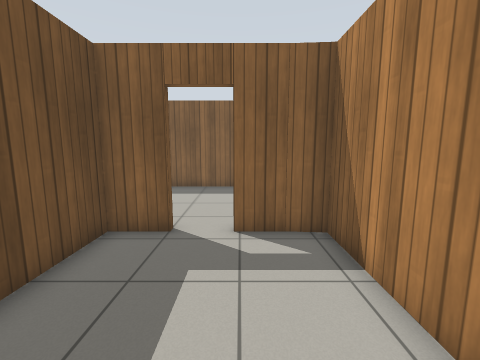
View 1 (above)

19 first-person views from a walk through a world built for the Gazebo simulator. The camera is 1.2 m above the floor, tilts 8° down and sees 90° across. The floor is counted in squares, 0.5 m on a side. Each view is taken from the middle of a square. On the plan, view 1 faces up. The plan holds only what a view shows up to about 16 squares ahead; the rest is blank. Gazebo's built-in surfaces are drawn with simple patterns.

View 2
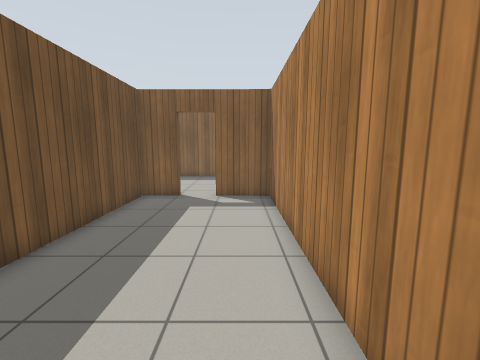

View 3
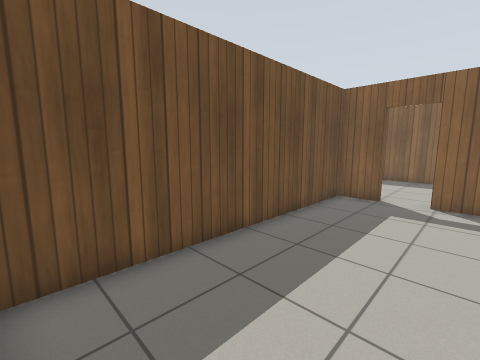

View 4
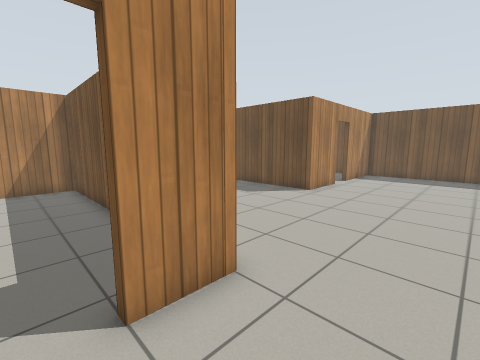

View 5
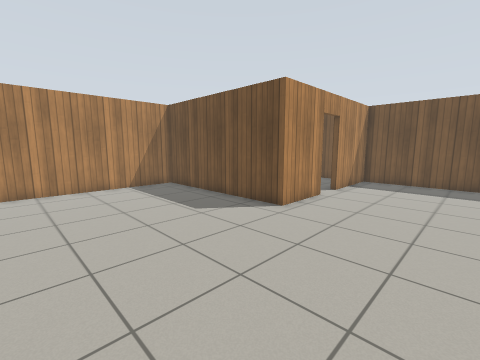

View 6
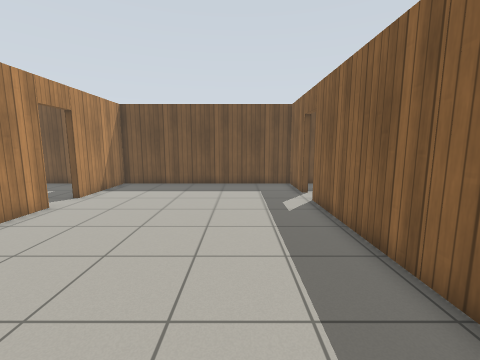

View 7
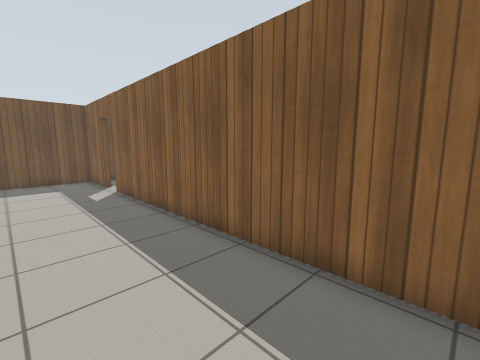

View 8
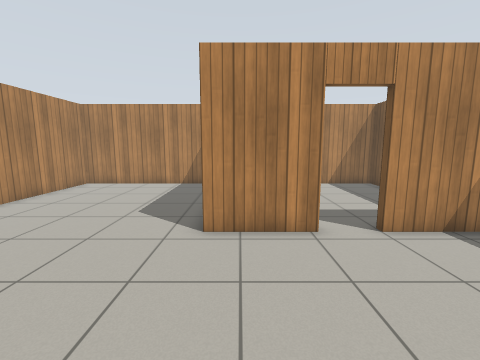

View 9
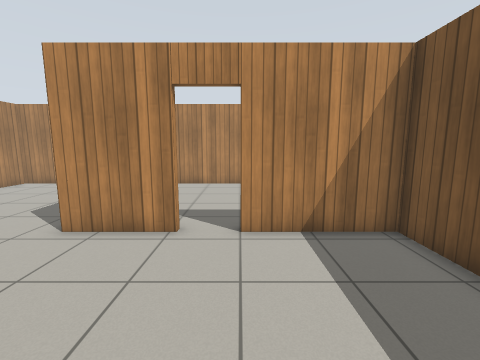

View 10
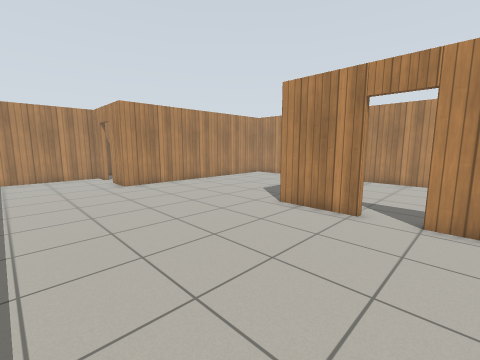

View 11
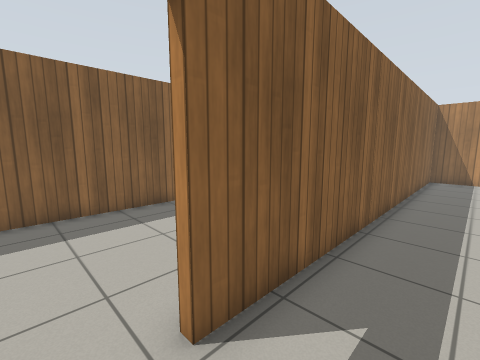

View 12
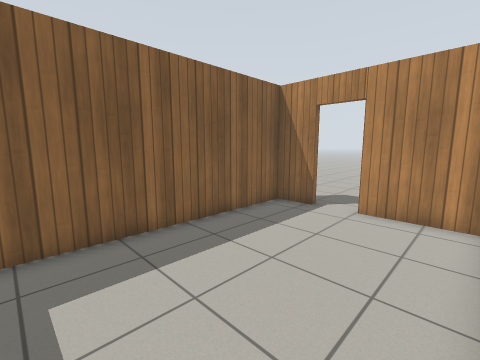

View 13
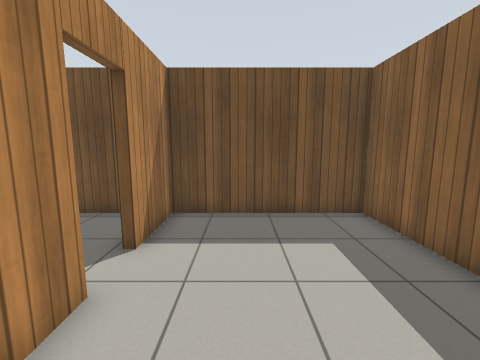

View 14
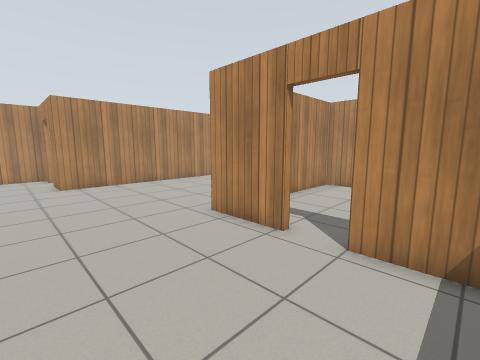

View 15
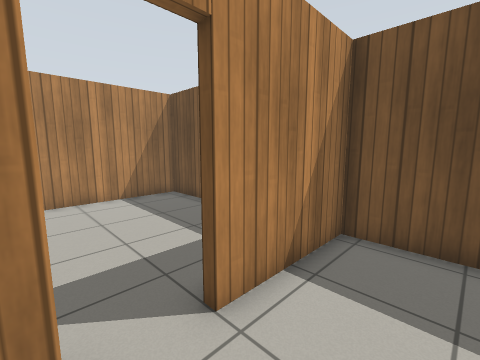

View 16
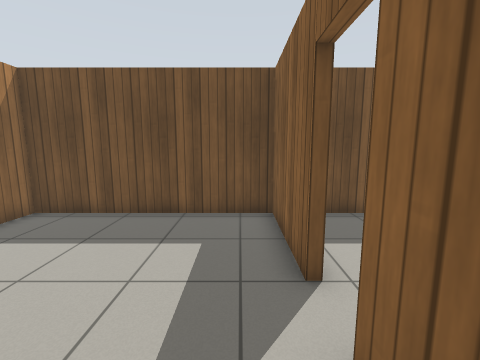

View 17
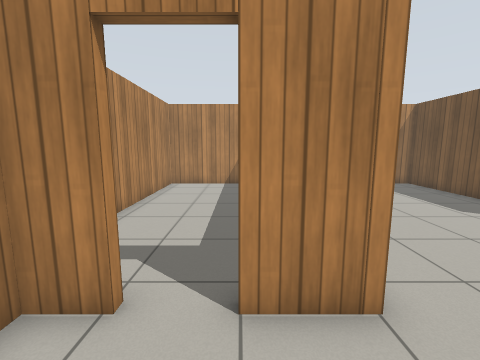

View 18
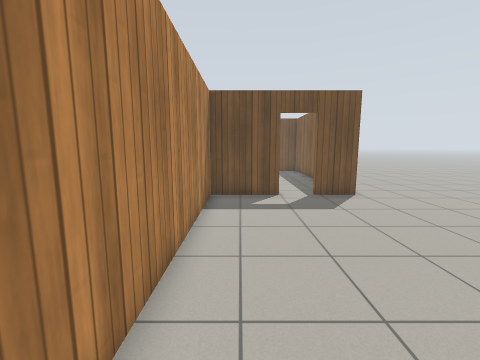

View 19
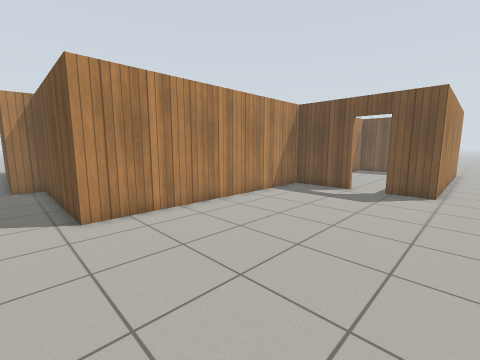

### Floor plan
Points are (right, up) in squares from view 1. A wall is a line through its corners. A room is listed if a view was taken in it or the views show most of it. See-through windows are left out.
Room 1 (views 1, 2, 3)
walls: (-1.9, 6.6) (-3.7, 6.6) (-3.7, -5.4) (2.4, -5.4) (2.4, 6.6) (-0.2, 6.6)
ways out: open door at (-1.5, 7) to room 2
Room 2 (views 4, 5, 6, 7, 8, 9, 10, 11, 14, 15, 17)
walls: (-16.2, 3.5) (-13, 3.5) (-13, -5.4) (-4.1, -5.4) (-4.1, 0.4); (-4.1, 1.9) (-4.1, 6.9) (-1.9, 6.9); (-0.3, 6.9) (1.1, 6.9) (1.1, 14.3) (-17.6, 14.3); (-19.2, 14.3) (-22.5, 14.3) (-22.5, 3.5) (-18, 3.5)
ways out: open door at (-1.5, 7) to room 1; open door at (-18.5, 14.5) to room 3; open door at (-17.5, 3) to room 4
Room 3 (views 12, 13)
walls: (-17.6, 14.6) (-16.1, 14.6); (-11, 19.7) (-11, 21.4) (-22.5, 21.4) (-22.5, 14.6) (-19.2, 14.6); (-11, 14.8) (-11, 18)
ways out: open door at (-18.5, 14.5) to room 2; open door at (-11, 18.5) to room 5
Room 4 (view 16)
walls: (-18, 3.2) (-22.5, 3.2) (-22.5, -5.4) (-13.3, -5.4) (-13.3, -1.4); (-15, 3.2) (-16.2, 3.2)
ways out: open door at (-17.5, 3) to room 2
Room 5 (views 18, 19)
walls: (-10.8, 18) (-10.8, 14.6) (1.4, 14.6) (1.4, 6.9) (2.7, 6.9); (-18.6, 21.8) (-10.8, 21.8) (-10.8, 19.7)
ways out: open door at (-11, 18.5) to room 3

Where each view was taken, in squares from view 1:
view 1: 0 up, 0 right, facing up
view 2: 5 down, 1 right, facing up
view 3: 5 down, 1 right, facing up-left
view 4: 10 up, 1 left, facing down-left
view 5: 9 up, 5 left, facing down-left
view 6: 11 up, 7 left, facing left
view 7: 10 up, 4 left, facing up-left
view 8: 10 up, 14 left, facing down
view 9: 10 up, 18 left, facing down
view 10: 12 up, 19 left, facing down-right
view 11: 12 up, 19 left, facing up-right
view 12: 15 up, 20 left, facing up-right
view 13: 17 up, 14 left, facing left
view 14: 9 up, 20 left, facing down-right
view 15: 6 up, 16 left, facing down-left
view 16: 2 up, 14 left, facing left
view 17: 10 up, 2 left, facing down
view 18: 16 up, 1 right, facing left
view 19: 23 up, 3 right, facing down-left
